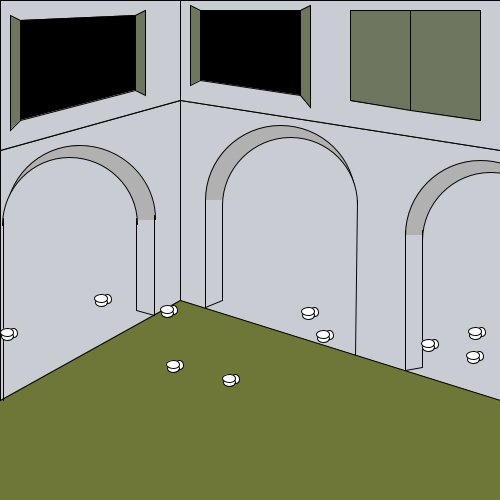
Frame 1 (no input)
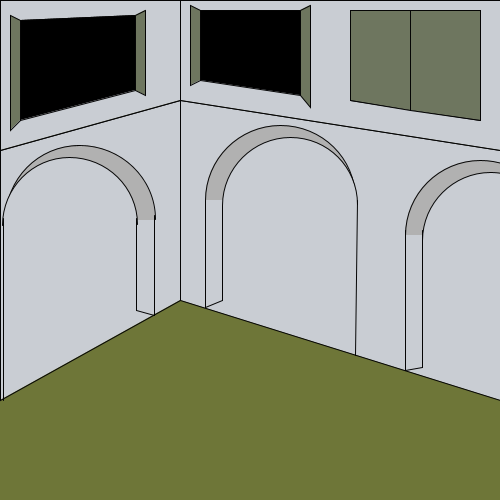
Frame 60 (the mouse pressed at the canvas centre just before this capture)
Frame 120 (the mouse held since frame 60 and released just before this capture): identical to frame 60, image omitted

The Processing sketch that drew these frames (run headless with seeded random() and noise(); from frame 60 on, the mouse is pressed at the canvas centre):

// Processing sketch: processing_128896
// ── processing_128896.pde

//Andressa Schartner-UTFPR S53
//Pátio
//Pátio de Andressa está licenciado com uma Licença Creative Commons - Atribuição-NãoComercial 4.0 Internacional
//http://creativecommons.org/licenses/by-sa/3.0/

 int pombas=10;
float[]voox;
float[]vooy;
void boneco (int x, int y, int tamanhox, int tamanhoy) {
  // Pessoa
  fill(246, 140, 113);
  //Corpo
  ellipse (x, y, 50, 30);
  quad (x-20, y+20, x+23, y+25, x+21, y-8, x-19, y-8);
  // Pescoco
  fill (236, 240, 213);
  ellipse (x, y-23, 17, 50);
  //braco
  ellipse (x-16, y+12, 29, 14);
  ellipse (x+12, y+17, 33, 14);
  ellipse (x-23, y+6, 14, 29);
  ellipse (x+22, y+8, 14, 33);
  //Cabeca
  ellipse(x, y-43, 45, 60);
  // olhos
  fill (156, 221, 252);
  ellipse(x-10, y-45, 8, 14);
  ellipse (x+5, y-45, 8, 14);
  fill(0);
  ellipse (x-10, y-44, 4, 7);
  ellipse (x+5, y-44, 4, 7);
  //Nariz
  fill(236, 240, 213);
  arc(x-2, y-33, x-413, y-84, 0, PI);
  // Cabelo
  fill (255);
  line(x+17, y-38, x+21, y-53);
  line(x+21, y-53, x+25, y-38);
  line(x-27, y-53, x-23, y-53);
  line(x-23, y-53, x-20, y-38);
}
void setup() {
  size(500, 500);
  frameRate (10);
  voox=new float[pombas];
  vooy=new float[pombas];
  for (int i=0;i<pombas;i++)
  {
    voox[i]=floor(random(width));
    vooy[i]=floor(random(300, 450));
    background (110, 118, 56);
  }
}
int fase=0;
int b=0;
void draw() {

  background (110, 118, 56);
  stroke(5);

  switch (fase) {
  case 0:
    desenho();
    // Janela fechada
    fill (110, 118, 95);
    quad (350, 100, 410, 110, 410, 10, 350, 10);
    quad (410, 110, 480, 120, 480, 10, 410, 10); 
    break;
  case 1:
    desenho();
    // Pessoa
    boneco (420, 88, 420, 88);
    // boca
    line (412, 65, 422, 65);
    // Janela entre aberta
    fill (110, 118, 95);
    quad (350, 100, 390, 115, 390, 10, 350, 10);
    quad (440, 120, 480, 120, 480, 10, 440, 7);
    break;
  case 2:
    desenho();
    // Pessoa
    fill(236, 150, 113);
    boneco (410, 89, 420, 88);
    // boca
    line (405, 65, 413, 65);
    // Janela aberta
    fill (110, 118, 95);
    quad (350, 100, 340, 110, 340, 10, 350, 10);
    quad (490, 125, 480, 120, 480, 10, 490, 10);
    break;
  case 3:
    desenho();
    // Pessoa inclinada
    pushMatrix();
    rotate (-0.1);
    translate (-7, 42);
    boneco (410, 88, 420, 88);
    // boca
    line (405, 64, 413, 64);
    popMatrix();

    //janela
    fill (110, 118, 95);
    quad (350, 100, 340, 110, 340, 10, 350, 10);
    quad (490, 125, 480, 120, 480, 10, 490, 10);
    break;
  case 4:
    desenho();
    pushMatrix();
    rotate (-0.1);
    translate (-8, 42);
    boneco (410, 88, 420, 88);
    // boca
    line (405, 64, 413, 64);
    popMatrix();
    fill (110, 118, 95);
    quad (350, 100, 340, 110, 340, 10, 350, 10);
    quad (490, 125, 480, 120, 480, 10, 490, 10);
    //queda   
    fill(255);
    ellipse (400, b, 5, 5);
    b++;
    if (b==30)
    {
      b=0;
    }
    break;
  case 5:
    desenho ();
    pushMatrix();
    rotate (-0.1);
    translate (-9, 42);
    boneco (410, 88, 420, 88);
    // boca
    line (405, 64, 413, 65);
    //surpresa
    fill(255);
    ellipse (410, 28, 37, 22);
    curve(410, 20, 390, 40, 410, 40, 390, 20);
    curve(410, 30, 410, 40, 430, 30, 390, 60);
    curve(410, 20, 390, 30, 410, 30, 390, 10);
    curve(420, 20, 420, 20, 410, 20, 410, 50);
    popMatrix();
    fill(246, 140, 113);
    //janela
    fill (110, 118, 95);
    quad (350, 100, 340, 110, 340, 10, 350, 10);
    quad (490, 125, 480, 120, 480, 10, 490, 10);
    break;
  }
}

void desenho () {
  // predio
  fill (201, 205, 211);
  quad (180, 100, 0, 150, 0, 400, 180, 300);
  quad (180, 100, 500, 150, 500, 400, 180, 300);
  quad (180, 0, 0, 0, 0, 150, 180, 100);
  quad (180, 100, 500, 150, 500, 0, 180, 0);
  // portas 1
  fill (177, 177, 177);
  arc (80, 220, 150, 150, PI, TWO_PI);
  fill (201, 205, 211);
  arc (70, 225, 135, 135, PI, TWO_PI);
  line (3, 218, 3, 400);
  line (154, 215, 154, 315);
  line (136, 218, 136, 310);
  line (154, 315, 136, 310);
  // portas 2
  fill (177, 177, 177);
  arc(280, 200, 150, 150, PI, TWO_PI);
  fill (201, 205, 211);
  arc (290, 205, 135, 135, PI, TWO_PI);
  line (357, 200, 355, 355);
  line (222, 205, 222, 300);
  line (205, 200, 205, 307);
  line (222, 300, 205, 307);
  // portas 3
  fill (177, 177, 177);
  arc(480, 235, 150, 150, PI, TWO_PI);
  fill (201, 205, 211);
  arc (490, 240, 135, 135, PI, TWO_PI);
  line (422, 230, 422, 367);//aqui
  line (405, 230, 405, 370);
  line (405, 370, 422, 367);
  // Janela 1
  fill (0);
  quad (135, 15, 20, 20, 20, 120, 135, 90);
  fill (110, 118, 95);
  quad (135, 15, 145, 10, 145, 95, 135, 90);
  quad (20, 20, 10, 15, 10, 130, 20, 120);
  //Janela 2
  fill (0);
  quad (200, 80, 300, 95, 300, 10, 200, 10);
  fill (110, 118, 95);
  quad (200, 80, 190, 85, 190, 5, 200, 10);
  quad (300, 10, 310, 5, 310, 107, 300, 95);
  //Janela fechada fundo
  fill (0);
  quad (350, 100, 480, 120, 480, 10, 350, 10);



  for (int i=0;i<pombas;i++) {
    fill (255);
    ellipse (voox[i]+6, vooy[i]-3, 9, 9);
    ellipse(voox[i], vooy[i], 12, 8);
     ellipse(voox[i], vooy[i]-4, 13, 8); 
    vooy[i]=vooy[i]-random(-0.5, 50);
    voox[i] =voox [i] -random (-10, 0.1);
    if (vooy[i]> height)
    {
      voox [i] = floor(random(width));
      vooy[i]=400;
    }
  }
}
void mouseClicked () {
  fase ++;
  if (fase==6)
    fase=0;
}
